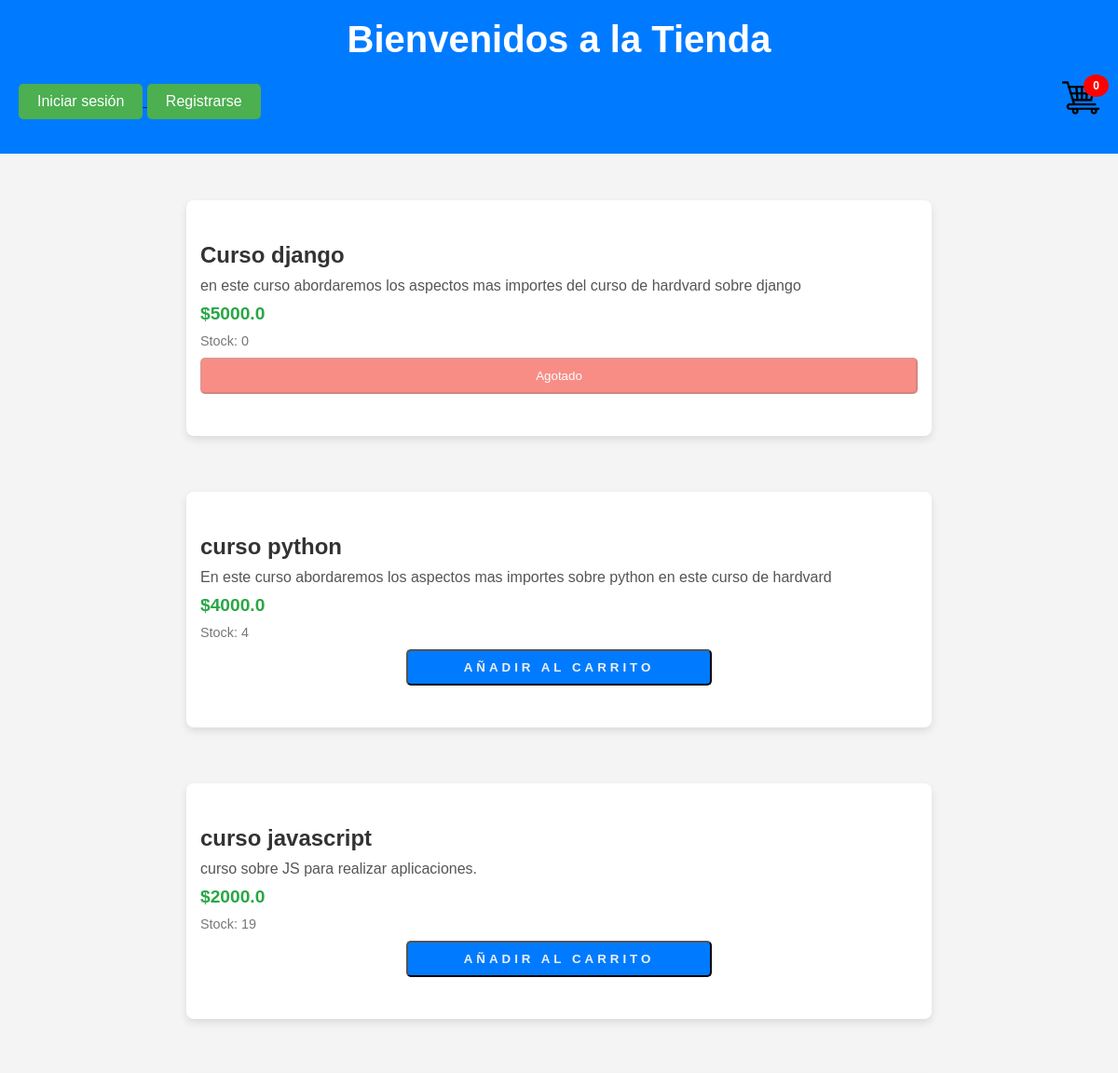
/ (upper part), run on an earlier commit of the app's database.
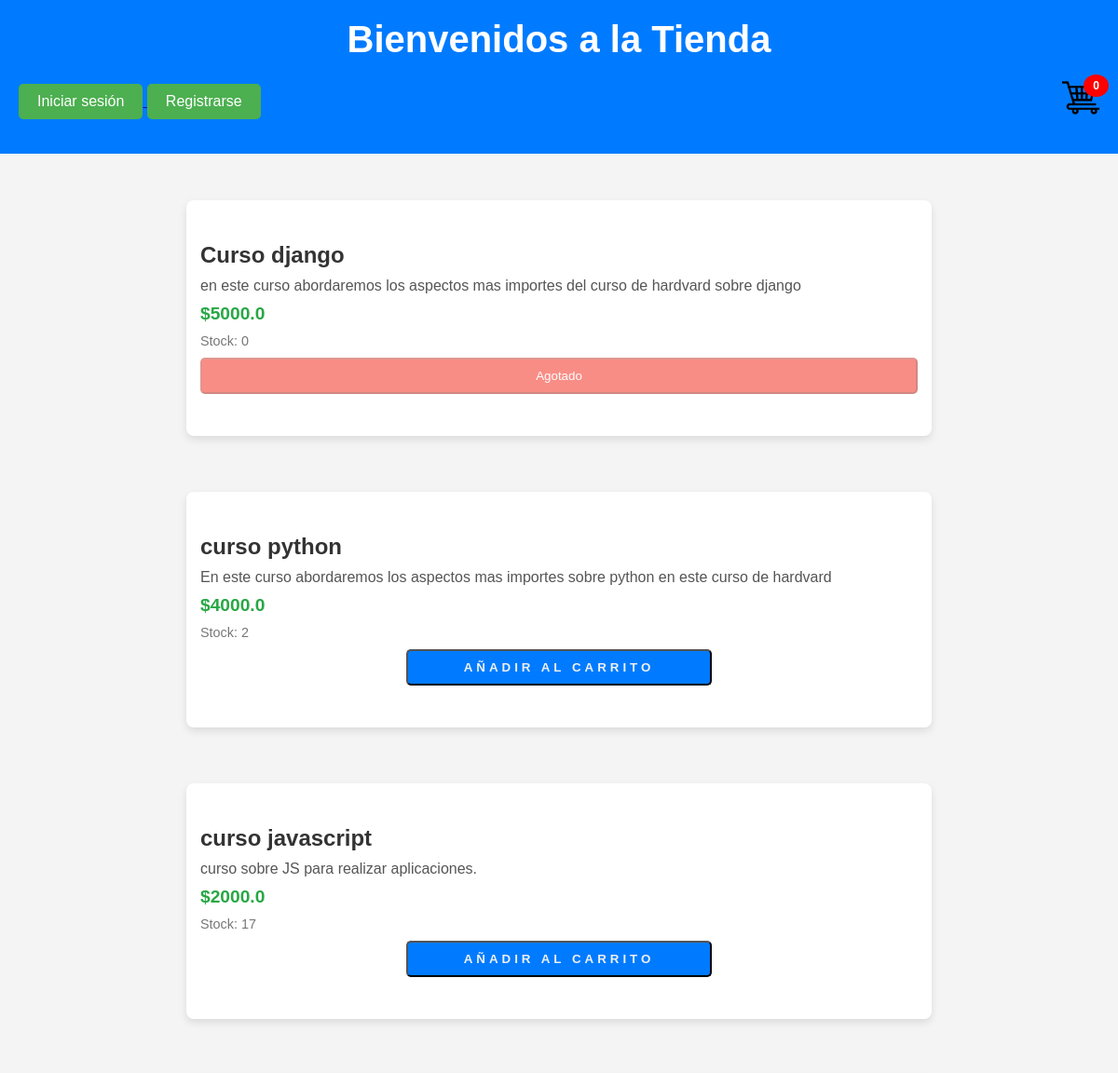
And on a later commit of the database.
### CarritoAplicacion/models.py (models this page shows, shortened)
class Producto(models.Model):
    nombre = models.CharField(max_length=50)
    descripcion = models.TextField()
    categoria = models.CharField(max_length=40)
    precio = models.FloatField()
    stock = models.IntegerField(default=0)

### CarritoAplicacion/views.py (the view)
# urls.py: path('', index, name="Index"), #incluyo para que levante el index
def index(request):
    carrito = Carrito(request)
    total_productos = sum(item["stock"] for item in carrito.carrito.values())
    total_carrito = carrito.calcular_total()
    productos = Producto.objects.all()
    return render(request, "index.html", {
        'productos': productos,
        'total_carrito': total_carrito,  # Pasamos el total al contexto
        'total_productos': total_productos,  # Pasamos el total de productos al contexto
    })

### CarritoAplicacion/Carrito.py (called while the page is built)
    def calcular_total(self):
        total = 0
        for item in self.carrito.values():
            total += float(item["precioFinal"])
        return total

### CarritoAplicacion/templates/index.html (shortened to what this page needs)
<!DOCTYPE html>
{% load static %}
<html lang="es">
<head>
    <link rel="stylesheet" href="{% static 'css/estilos.css' %}">
</head>
<body>
    <div class="header">
        <h1 class="header-title">Bienvenidos a la Tienda</h1>
            <div class="container-nav">
            <div class="auth-links">
                {% if user.is_authenticated %}
                <form action="{% url 'Logout' %}" method="post" style="display:flex; flex-direction: column; padding-top: 5px;">
                    {% csrf_token %}
                    <label>Hola, {{ user.username }}</label>
                    <button type="submit" class="btn-logout">Cerrar sesión</button>
                </form>
            {% else %}
                <a href="{% url 'Login' %}">
                    <button class="btn-login">Iniciar sesión</button>
                </a>
                <a href="{% url 'Register' %}">
                    <button class="btn-register">Registrarse</button>
                </a>
            {% endif %}
            </div>
            <div class="container-icono-carrito">
                <a href="{% url 'carritoVista' %}">
                    <img src="{% static 'img/shopping-trolley_4883608.png' %}" alt="carrito" id="abrirModalBtn" class="btn-abrir-modal">
                    <span class="contador-carrito">{{ total_productos }}</span>
                </a>
            </div>
        </div>
    </div>
    <div class="container-main">
        <div class="productos-container">
            {% for producto in productos %}
            <div class="card">
                <div class="card-body">
                    <h2 class="card-title">{{ producto.nombre }}</h2>
                    <p class="card-description">{{ producto.descripcion }}</p>
                    <span class="card-price">${{ producto.precio }}</span>
                    <span class="card-stock">Stock: {{ producto.stock }}</span>
                    {% if producto.stock > 0 %}
                        <a href="{% url 'Agregar' producto.id %}" class="link-agregar">
                            <button class="btn-agregar">Añadir al carrito</button>
                        </a>
                    {% else %}
                        <button class="btn-agotado" disabled>Agotado</button>
                    {% endif %}
                </div>
            </div>
            {% endfor %}
        </div>
            {% include "carritoVista.html" %}
    </div>
</body>
</html>

What changed in the data, as far as the page shows it:
changed Producto "curso python": stock "4" → "2"
changed Producto "curso javascript": stock "19" → "17"
